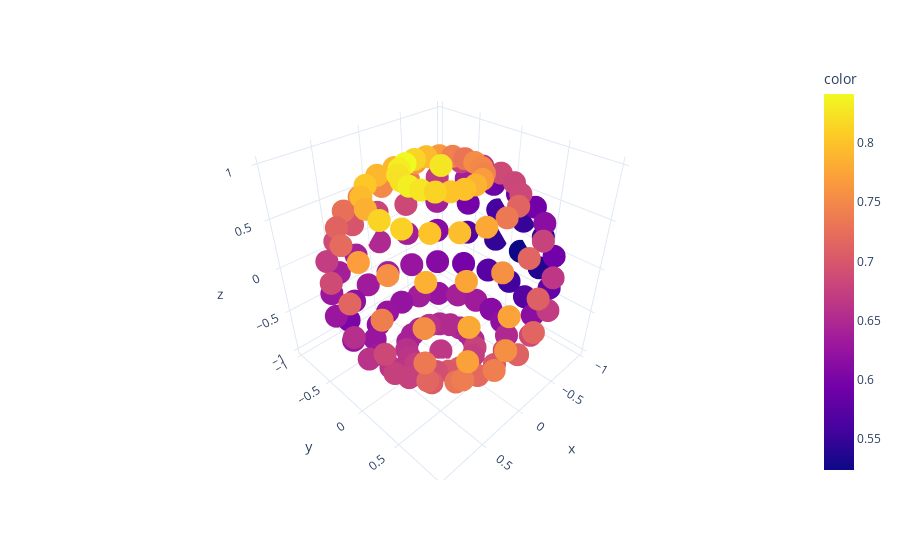

The code cell stored with this chart in its notebook:
### Code cell
# Make data.
X,Y,Z=spherical2cartesian(data_sheet["θ"],data_sheet["ϕ"])

# Plot the surface.
df = px.data.iris()
fig = px.scatter_3d(df, X, Y, Z,
                    color=data_sheet.prob_0/(5/6), template="plotly_white")

fig.show()

### Figure 1 — Plotly figure (JSON) as saved in the notebook; plotly's stock layout.template omitted (floating-point values rounded to 4 significant figures; data arrays with more than 128 entries replaced by an {"elided": "..."} marker saying what was removed)
{"data": [{"hovertemplate": "x=%{x}<br>y=%{y}<br>z=%{z}<br>color=%{marker.color}<extra></extra>", "legendgroup": "", "marker": {"color": {"elided": "200 float values"}, "coloraxis": "coloraxis", "symbol": "circle"}, "mode": "markers", "name": "", "scene": "scene", "showlegend": false, "type": "scatter3d", "x": {"elided": "200 float values"}, "y": {"elided": "200 float values"}, "z": {"elided": "200 float values"}}], "layout": {"coloraxis": {"colorbar": {"title": {"text": "color"}}, "colorscale": [[0, "#0d0887"], [0.1111, "#46039f"], [0.2222, "#7201a8"], [0.3333, "#9c179e"], [0.4444, "#bd3786"], [0.5556, "#d8576b"], [0.6667, "#ed7953"], [0.7778, "#fb9f3a"], [0.8889, "#fdca26"], [1, "#f0f921"]]}, "legend": {"tracegroupgap": 0}, "margin": {"t": 60}, "scene": {"domain": {"x": [0, 1], "y": [0, 1]}, "xaxis": {"title": {"text": "x"}}, "yaxis": {"title": {"text": "y"}}, "zaxis": {"title": {"text": "z"}}}}}
